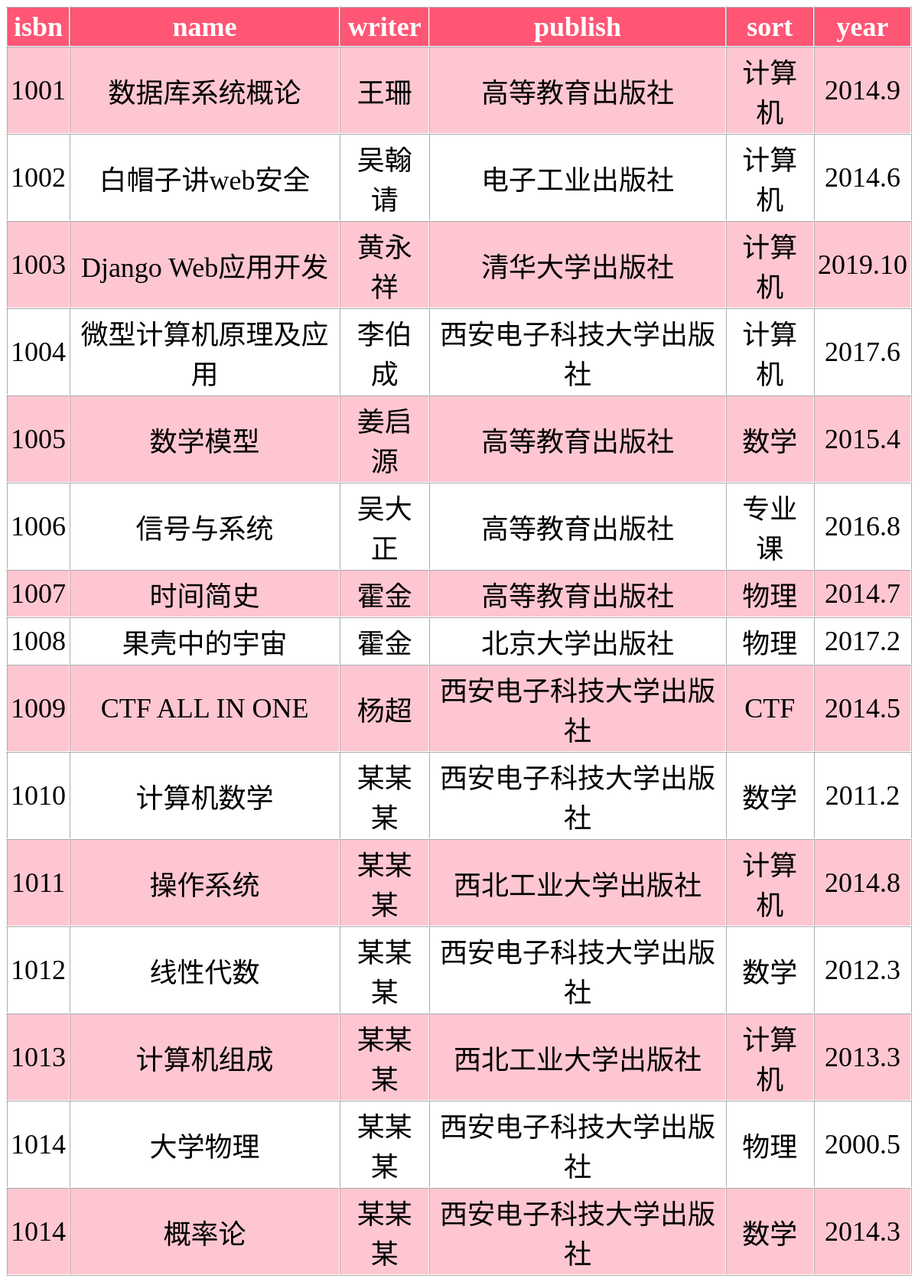
The page /book/show/ on the database as committed earlier.
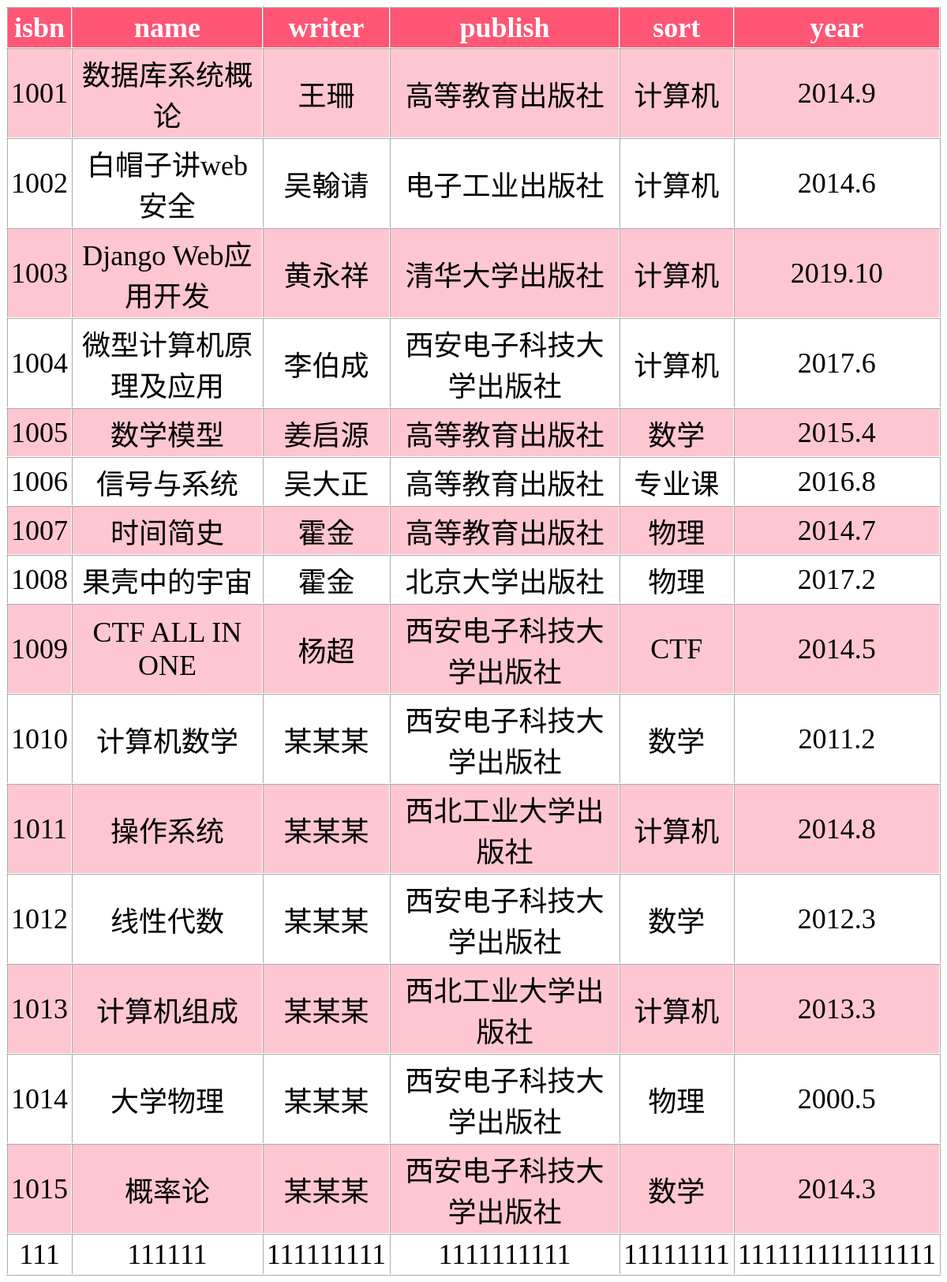
The same page on the database as committed later.
### book/models.py (models this page shows, shortened)
class bbook(models.Model):
    id = models.AutoField(primary_key=True)
    ISBN = models.CharField(max_length=30, null=True)
    name = models.CharField(max_length=30, null=True)
    writer = models.CharField(max_length=30, null=True)
    publish = models.CharField(max_length=30, null=True)
    sort = models.CharField(max_length=30, null=True)
    year = models.CharField(max_length=30, null=True)
    username = models.CharField(max_length=30, null=True)

### book/views.py (the view)
# urls.py: path('show/',views.show),
def show(request):
    books = bbook.objects.all()
    return render(request,"List.html",{'books':books})

### templates/List.html (shortened to what this page needs)
<!DOCTYPE html>
            <table class=table11_3>
       			<thead>
                    <tr>
                        <th>isbn</th>
                        <th>name</th>
                        <th>writer</th>
                        <th>publish</th>
                        <th>sort</th>
                        <th>year</th>
                    </tr>
                </thead>
                <tbody>
                {% for book in books %}
                    <tr>
                        <td>{{ book.ISBN }}</td>
                        <td>{{ book.name }}</td>
                        <td>{{ book.writer }}</td>
                        <td>{{ book.publish }}</td>
                        <td>{{ book.sort }}</td>
                        <td>{{ book.year }}</td>
                    </tr>
                {% endfor %}
                </tbody>
            </table>
</body>
</html>

### templates/List.html (style rules this page uses)
.table11_3 th { background-color:#FF5675; color:#FFFFFF; }
.table11_3,.table11_3 th,.table11_3 td { font-size:1.50em; text-align:center; padding:4px; border-collapse:collapse; }
.table11_3 th,.table11_3 td { border: 1px solid #fe2047; border-width:1px 0 1px 0; border:2px inset #ffffff; }
.table11_3 tr { border: 1px solid #ffffff; }
.table11_3 tr:nth-child(odd) { background-color:#fec6d1; }
.table11_3 tr:nth-child(even) { background-color:#ffffff; }

Rows that differ between the two databases and show on the page:
changed bbook "概率论": ISBN "1014" → "1015"
added bbook: ISBN "111", name "111111", writer "111111111", publish "1111111111", sort "11111111", year "111111111111111"
